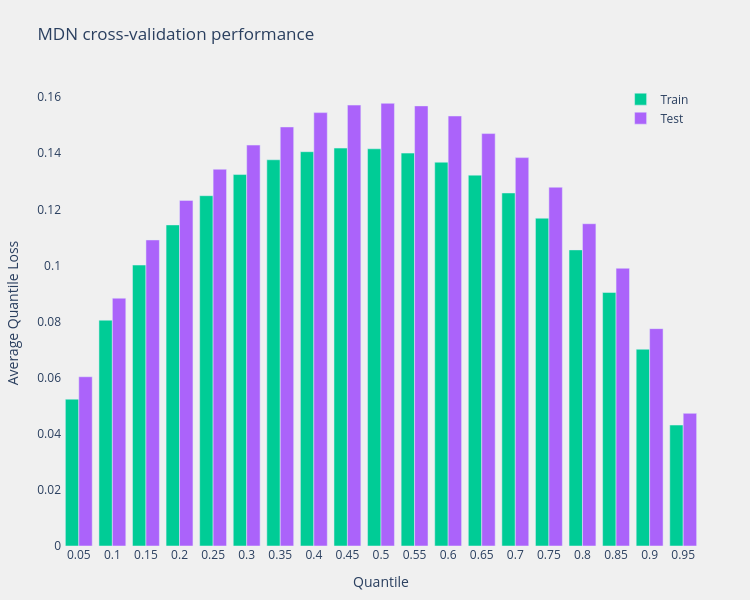

The cell this chart's notebook holds for it:
### Code cell
# Plot the results
if "quantile_loss" in mdn_results:
    perf_results_viz = model_performance_results(
        results=mdn_results["quantile_loss"]["results"],
        model_name="MDN",
        method_name="Cross-validation quantile loss average",
    )
    fig = perf_results_viz.plot(
        title="MDN cross-validation performance",
    )
    fig.show()

### Figure 1 — Plotly figure (JSON) as saved in the notebook; plotly's stock layout.template omitted (floating-point values rounded to 4 significant figures)
{"data": [{"marker": {"color": "#00CC96"}, "name": "Train", "type": "bar", "x": ["0.05", "0.1", "0.15", "0.2", "0.25", "0.3", "0.35", "0.4", "0.45", "0.5", "0.55", "0.6", "0.65", "0.7", "0.75", "0.8", "0.85", "0.9", "0.95"], "y": [0.05234, 0.08049, 0.1002, 0.1145, 0.1249, 0.1324, 0.1377, 0.1406, 0.1419, 0.1416, 0.1401, 0.1368, 0.1322, 0.1258, 0.1169, 0.1056, 0.09038, 0.07014, 0.04312]}, {"marker": {"color": "#AB63FA"}, "name": "Test", "type": "bar", "x": ["0.05", "0.1", "0.15", "0.2", "0.25", "0.3", "0.35", "0.4", "0.45", "0.5", "0.55", "0.6", "0.65", "0.7", "0.75", "0.8", "0.85", "0.9", "0.95"], "y": [0.06033, 0.08834, 0.1091, 0.1232, 0.1343, 0.1429, 0.1494, 0.1545, 0.1572, 0.1578, 0.1569, 0.1533, 0.147, 0.1385, 0.1279, 0.1149, 0.09901, 0.07749, 0.04728]}], "layout": {"barmode": "group", "height": 600, "legend": {"x": 0.99, "xanchor": "right", "y": 0.99, "yanchor": "top"}, "margin": {"b": 50, "l": 50, "r": 50, "t": 80}, "paper_bgcolor": "#F0F0F0", "plot_bgcolor": "#F0F0F0", "title": {"text": "MDN cross-validation performance"}, "width": 750, "xaxis": {"showgrid": false, "title": {"text": "Quantile"}, "zeroline": false}, "yaxis": {"showgrid": false, "title": {"text": "Average Quantile Loss"}, "zeroline": false}}}
